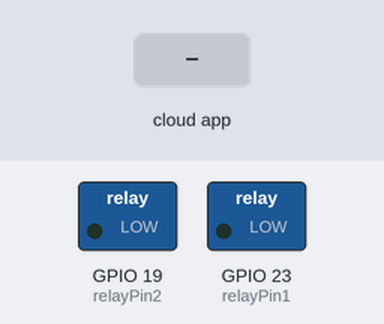
Recording of a sketch running on a simulated ESP32. On the bench: switched loads named in the sketch (green lamp = pin HIGH). The inputs (shaded band) are chosen by the test bench.

Above: at 2.7 s.
2.8 s: the phone or cloud app sets 2 to 0
At 4.2 s:
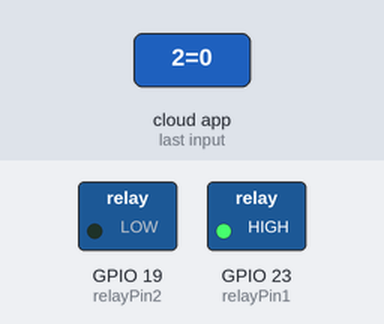
5.0 s: the phone or cloud app sets 3 to 0
At 6.7 s:
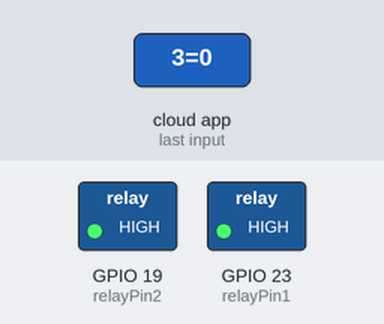
7.0 s: the phone or cloud app sets 2 to 1
At 8.5 s:
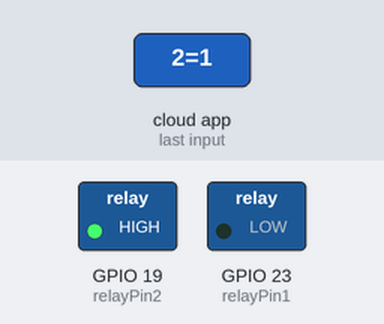
9.0 s: the phone or cloud app sets 3 to 1
At 10.0 s:
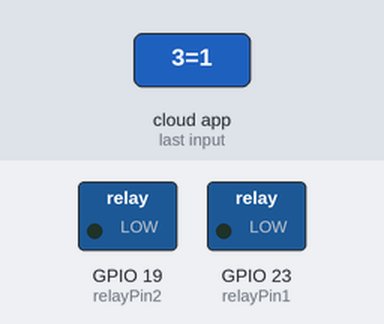
Timing chart, 0 to 12.0 s (numbered marks = the images above; inputs shaded):
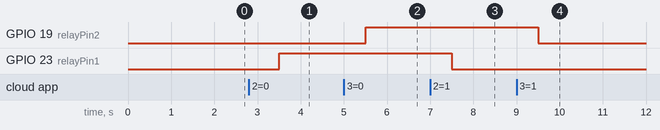

Measured:
- after the input at 2.8 s, GPIO 23 (relayPin1): LOW → HIGH after 0.70 s
- after the input at 5.0 s, GPIO 19 (relayPin2): LOW → HIGH after 0.50 s
- after the input at 7.0 s, GPIO 23 (relayPin1): HIGH → LOW after 0.51 s
- after the input at 9.0 s, GPIO 19 (relayPin2): HIGH → LOW after 0.51 s

The sketch:

Cayenne_Relays.ino
```cpp
#define CAYENNE_DEBUG
#define CAYENNE_PRINT Serial
#include <CayenneMQTTESP32.h>

// WiFi network info.
char ssid[] = "Enter WiFI SSID here";
char wifiPassword[] = "Enter WiFI password here";
int relayPin1 = 23;
int relayPin2 = 19;
String state1;
String state2;

// Cayenne authentication info. This should be obtained from the Cayenne Dashboard.
char username[] = "Enter your Cayenne username here";
char password[] = "Enter your Cayenne password here";
char clientID[] = "Enter your Cayenne Client ID here";
unsigned long lastMillis = 0;


void setup() {
  Serial.begin(9600);
  Cayenne.begin(username, password, clientID, ssid, wifiPassword);
  pinMode(relayPin1, OUTPUT);
  pinMode(relayPin2, OUTPUT);
}

void loop() {
  Cayenne.loop();

  if(millis() - lastMillis > 1500) {
      lastMillis = millis();
  }

   }


// Default function for sending sensor data at intervals to Cayenne.
// You can also use functions for specific channels, e.g CAYENNE_OUT(1) for sending channel 1 data.
CAYENNE_OUT_DEFAULT()
{
  // Write data to Cayenne here. This example just sends the current uptime in milliseconds on virtual channel 0.
  //Cayenne.virtualWrite(0, millis());
  // Some examples of other functions you can use to send data.
  //Cayenne.celsiusWrite(1, 22.0);
  //Cayenne.luxWrite(2, 700);
  //Cayenne.virtualWrite(3, 50, TYPE_PROXIMITY, UNIT_CENTIMETER);
}

// Default function for processing actuator commands from the Cayenne Dashboard.
// You can also use functions for specific channels, e.g CAYENNE_IN(1) for channel 1 commands.
CAYENNE_IN_DEFAULT()
{
  CAYENNE_LOG("Channel %u, value %s", request.channel, getValue.asString());
 //Process message here. If there is an error set an error message using getValue.setError(), e.g getValue.setError("Error message");
}

CAYENNE_IN(2)
{
  CAYENNE_LOG("Channel %u, value %s", request.channel, getValue.asString());
//ss message here. If there is an error set an error message using getValue.setError(), e.g getValue.setError("Error message");
state1 =  getValue.asString();

if(state1 == "1")
{
  digitalWrite(relayPin1, LOW);
  }
else
{
  digitalWrite(relayPin1, HIGH);
  }
}

CAYENNE_IN(3)
{
  CAYENNE_LOG("Channel %u, value %s", request.channel, getValue.asString());
//ss message here. If there is an error set an error message using getValue.setError(), e.g getValue.setError("Error message");

state2 =  getValue.asString();

if(state2 == "1")
{
  digitalWrite(relayPin2, LOW);
  }
else
{
  digitalWrite(relayPin2, HIGH);
  }
}
```
